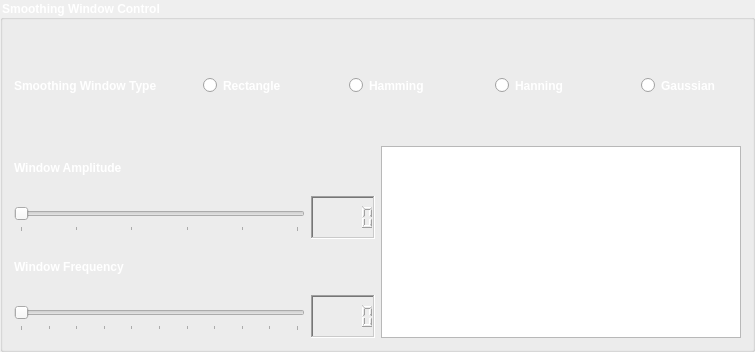
                   <widget class="QGroupBox" name="groupBox_2">
                    <property name="font">
                     <font>
                      <pointsize>9</pointsize>
                      <weight>75</weight>
                      <bold>true</bold>
                     </font>
                    </property>
                    <property name="styleSheet">
                     <string notr="true">color: rgb(255, 255, 255);</string>
                    </property>
                    <property name="title">
                     <string>Smoothing Window Control</string>
                    </property>
                    <layout class="QGridLayout" name="gridLayout_10">
                     <item row="3" column="1" rowspan="2">
                      <widget class="PlotWidget" name="Uniform_Range_Smoothing_Window_Graph"/>
                     </item>
                     <item row="0" column="0" colspan="2">
                      <spacer name="verticalSpacer">
                       <property name="orientation">
                        <enum>Qt::Vertical</enum>
                       </property>
                       <property name="sizeHint" stdset="0">
                        <size>
                         <width>20</width>
                         <height>40</height>
                        </size>
                       </property>
                      </spacer>
                     </item>
                     <item row="2" column="0" colspan="2">
                      <spacer name="verticalSpacer_2">
                       <property name="orientation">
                        <enum>Qt::Vertical</enum>
                       </property>
                       <property name="sizeHint" stdset="0">
                        <size>
                         <width>20</width>
                         <height>40</height>
                        </size>
                       </property>
                      </spacer>
                     </item>
                     <item row="3" column="0">
                      <layout class="QVBoxLayout" name="verticalLayout_5">
                       <item>
                        <widget class="QLabel" name="label_7">
                         <property name="font">
                          <font>
                           <weight>75</weight>
                           <bold>true</bold>
                          </font>
                         </property>
                         <property name="text">
                          <string>Window Amplitude</string>
                         </property>
                        </widget>
                       </item>
                       <item>
                        <layout class="QHBoxLayout" name="horizontalLayout_7">
                         <item>
                          <widget class="QSlider" name="Uniform_Range_Window_Amplitude_Slider">
                           <property name="sizePolicy">
                            <sizepolicy hsizetype="Expanding" vsizetype="Fixed">
                             <horstretch>120</horstretch>
                             <verstretch>0</verstretch>
                            </sizepolicy>
                           </property>
                           <property name="minimumSize">
                            <size>
                             <width>0</width>
                             <height>29</height>
                            </size>
                           </property>
                           <property name="minimum">
                            <number>0</number>
                           </property>
                           <property name="maximum">
                            <number>5</number>
                           </property>
                           <property name="singleStep">
                            <number>0</number>
                           </property>
                           <property name="pageStep">
                            <number>0</number>
                           </property>
                           <property name="value">
                            <number>0</number>
                           </property>
                           <property name="sliderPosition">
                            <number>0</number>
                           </property>
                           <property name="tracking">
                            <bool>true</bool>
                           </property>
                           <property name="orientation">
                            <enum>Qt::Horizontal</enum>
                           </property>
                           <property name="invertedAppearance">
                            <bool>false</bool>
                           </property>
                           <property name="invertedControls">
                            <bool>false</bool>
                           </property>
                           <property name="tickPosition">
                            <enum>QSlider::TicksBelow</enum>
                           </property>
                           <property name="tickInterval">
                            <number>1</number>
                           </property>
                          </widget>
                         </item>
                         <item>
                          <widget class="QLCDNumber" name="Uniform_Range_Window_Amplitude_LCD_2">
                           <property name="enabled">
                            <bool>true</bool>
                           </property>
                           <property name="minimumSize">
                            <size>
                             <width>0</width>
                             <height>29</height>
                            </size>
                           </property>
                           <property name="font">
                            <font>
                             <weight>75</weight>
                             <bold>true</bold>
                            </font>
                           </property>
                           <property name="frameShape">
                            <enum>QFrame::WinPanel</enum>
                           </property>
                           <property name="frameShadow">
                            <enum>QFrame::Sunken</enum>
                           </property>
                           <property name="lineWidth">
                            <number>1</number>
                           </property>
                           <property name="segmentStyle">
                            <enum>QLCDNumber::Outline</enum>
                           </property>
                           <property name="intValue" stdset="0">
                            <number>0</number>
                           </property>
                          </widget>
                         </item>
                        </layout>
                       </item>
                      </layout>
                     </item>
                     <item row="4" column="0">
                      <layout class="QVBoxLayout" name="verticalLayout_6">
                       <item>
                        <widget class="QLabel" name="label_8">
                         <property name="font">
                          <font>
                           <weight>75</weight>
                           <bold>true</bold>
                          </font>
                         </property>
                         <property name="text">
                          <string>Window Frequency</string>
                         </property>
                        </widget>
                       </item>
                       <item>
                        <layout class="QHBoxLayout" name="horizontalLayout_8">
                         <item>
                          <widget class="QSlider" name="Uniform_Range_Window_Frequency_Slider">
                           <property name="sizePolicy">
                            <sizepolicy hsizetype="Expanding" vsizetype="Fixed">
                             <horstretch>120</horstretch>
                             <verstretch>0</verstretch>
                            </sizepolicy>
                           </property>
                           <property name="minimumSize">
                            <size>
                             <width>0</width>
                             <height>29</height>
                            </size>
                           </property>
                           <property name="minimum">
                            <number>0</number>
                           </property>
                           <property name="maximum">
                            <number>10</number>
                           </property>
                           <property name="singleStep">
                            <number>0</number>
                           </property>
                           <property name="pageStep">
                            <number>0</number>
                           </property>
                           <property name="value">
                            <number>0</number>
                           </property>
                           <property name="sliderPosition">
                            <number>0</number>
                           </property>
                           <property name="tracking">
                            <bool>true</bool>
                           </property>
                           <property name="orientation">
                            <enum>Qt::Horizontal</enum>
                           </property>
                           <property name="invertedAppearance">
                            <bool>false</bool>
                           </property>
                           <property name="invertedControls">
                            <bool>false</bool>
                           </property>
                           <property name="tickPosition">
                            <enum>QSlider::TicksBelow</enum>
                           </property>
                           <property name="tickInterval">
                            <number>1</number>
                           </property>
                          </widget>
                         </item>
                         <item>
                          <widget class="QLCDNumber" name="Uniform_Range_Window_Amplitude_LCD">
                           <property name="enabled">
                            <bool>true</bool>
                           </property>
                           <property name="minimumSize">
                            <size>
                             <width>0</width>
                             <height>29</height>
                            </size>
                           </property>
                           <property name="font">
                            <font>
                             <weight>75</weight>
                             <bold>true</bold>
                            </font>
                           </property>
                           <property name="frameShape">
                            <enum>QFrame::WinPanel</enum>
                           </property>
                           <property name="frameShadow">
                            <enum>QFrame::Sunken</enum>
                           </property>
                           <property name="lineWidth">
                            <number>1</number>
                           </property>
                           <property name="segmentStyle">
                            <enum>QLCDNumber::Outline</enum>
                           </property>
                           <property name="intValue" stdset="0">
                            <number>0</number>
                           </property>
                          </widget>
                         </item>
                        </layout>
                       </item>
                      </layout>
                     </item>
                     <item row="1" column="0" colspan="2">
                      <layout class="QGridLayout" name="gridLayout_18">
                       <item row="0" column="0">
                        <widget class="QLabel" name="label_6">
                         <property name="font">
                          <font>
                           <weight>75</weight>
                           <bold>true</bold>
                          </font>
                         </property>
                         <property name="text">
                          <string>Smoothing Window Type</string>
                         </property>
                        </widget>
                       </item>
                       <item row="0" column="4">
                        <widget class="QRadioButton" name="Uniform_Range_Hamming_Radio_Button">
                         <property name="minimumSize">
                          <size>
                           <width>100</width>
                           <height>29</height>
                          </size>
                         </property>
                         <property name="font">
                          <font>
                           <weight>75</weight>
                           <bold>true</bold>
                          </font>
                         </property>
                         <property name="text">
                          <string>Hamming</string>
                         </property>
                        </widget>
                       </item>
                       <item row="0" column="5">
                        <spacer name="horizontalSpacer_11">
                         <property name="orientation">
                          <enum>Qt::Horizontal</enum>
                         </property>
                         <property name="sizeHint" stdset="0">
                          <size>
                           <width>40</width>
                           <height>20</height>
                          </size>
                         </property>
                        </spacer>
                       </item>
                       <item row="0" column="7">
                        <spacer name="horizontalSpacer_12">
                         <property name="orientation">
                          <enum>Qt::Horizontal</enum>
                         </property>
                         <property name="sizeHint" stdset="0">
                          <size>
                           <width>40</width>
                           <height>20</height>
                          </size>
                         </property>
                        </spacer>
                       </item>
                       <item row="0" column="1">
                        <spacer name="horizontalSpacer_8">
                         <property name="orientation">
                          <enum>Qt::Horizontal</enum>
                         </property>
                         <property name="sizeHint" stdset="0">
                          <size>
                           <width>40</width>
                           <height>20</height>
                          </size>
                         </property>
                        </spacer>
                       </item>
                       <item row="0" column="2">
                        <widget class="QRadioButton" name="Uniform_Range_Rectangle_Radio_Button">
                         <property name="minimumSize">
                          <size>
                           <width>100</width>
                           <height>29</height>
                          </size>
                         </property>
                         <property name="font">
                          <font>
                           <weight>75</weight>
                           <bold>true</bold>
                          </font>
                         </property>
                         <property name="text">
                          <string>Rectangle</string>
                         </property>
                        </widget>
                       </item>
                       <item row="0" column="6">
                        <widget class="QRadioButton" name="Uniform_Range_Hanning_Radio_Button_2">
                         <property name="minimumSize">
                          <size>
                           <width>100</width>
                           <height>29</height>
                          </size>
                         </property>
                         <property name="font">
                          <font>
                           <weight>75</weight>
                           <bold>true</bold>
                          </font>
                         </property>
                         <property name="text">
                          <string>Hanning</string>
                         </property>
                        </widget>
                       </item>
                       <item row="0" column="8">
                        <widget class="QRadioButton" name="Uniform_Range_Gaussian_Radio_Button">
                         <property name="minimumSize">
                          <size>
                           <width>100</width>
                           <height>29</height>
                          </size>
                         </property>
                         <property name="font">
                          <font>
                           <weight>75</weight>
                           <bold>true</bold>
                          </font>
                         </property>
                         <property name="text">
                          <string>Gaussian</string>
                         </property>
                        </widget>
                       </item>
                       <item row="0" column="3">
                        <spacer name="horizontalSpacer_10">
                         <property name="orientation">
                          <enum>Qt::Horizontal</enum>
                         </property>
                         <property name="sizeHint" stdset="0">
                          <size>
                           <width>40</width>
                           <height>20</height>
                          </size>
                         </property>
                        </spacer>
                       </item>
                      </layout>
                     </item>
                    </layout>
                   </widget>
